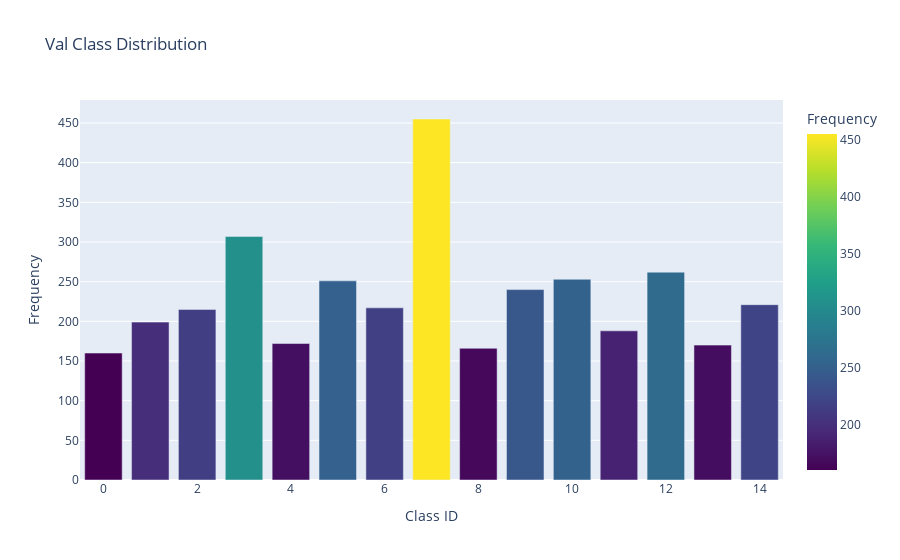

The notebook cell this image was saved under:
### Code cell
import plotly.express as px

# 클래스별 데이터 수 집계
class_counts = val_df['Class ID'].value_counts().reset_index()
class_counts.columns = ['Class ID', 'Frequency']

# 클래스 분포도 시각화
fig = px.bar(class_counts, x='Class ID', y='Frequency', title='Val Class Distribution',
             labels={'Class ID': 'Class ID', 'Frequency': 'Frequency'},
             color='Frequency', color_continuous_scale='Viridis')

# 그래프 보여주기
fig.show()

fig.write_image('val_class_distribution.png')

### Figure 1 — Plotly figure (JSON) as saved in the notebook; plotly's stock layout.template omitted (floating-point values rounded to 4 significant figures)
{"data": [{"alignmentgroup": "True", "hovertemplate": "Class ID=%{x}<br>Frequency=%{marker.color}<extra></extra>", "legendgroup": "", "marker": {"color": [455, 307, 262, 253, 251, 240, 221, 217, 215, 199, 188, 172, 170, 166, 160], "coloraxis": "coloraxis", "pattern": {"shape": ""}}, "name": "", "offsetgroup": "", "orientation": "v", "showlegend": false, "textposition": "auto", "type": "bar", "x": [7, 3, 12, 10, 5, 9, 14, 6, 2, 1, 11, 4, 13, 8, 0], "xaxis": "x", "y": [455, 307, 262, 253, 251, 240, 221, 217, 215, 199, 188, 172, 170, 166, 160], "yaxis": "y"}], "layout": {"autosize": true, "barmode": "relative", "coloraxis": {"colorbar": {"title": {"text": "Frequency"}}, "colorscale": [[0, "#440154"], [0.1111, "#482878"], [0.2222, "#3e4989"], [0.3333, "#31688e"], [0.4444, "#26828e"], [0.5556, "#1f9e89"], [0.6667, "#35b779"], [0.7778, "#6ece58"], [0.8889, "#b5de2b"], [1, "#fde725"]]}, "legend": {"tracegroupgap": 0}, "title": {"text": "Val Class Distribution"}, "xaxis": {"anchor": "y", "autorange": true, "domain": [0, 1], "range": [-0.5, 14.5], "title": {"text": "Class ID"}, "type": "linear"}, "yaxis": {"anchor": "x", "autorange": true, "domain": [0, 1], "range": [0, 478.9], "title": {"text": "Frequency"}, "type": "linear"}}}
